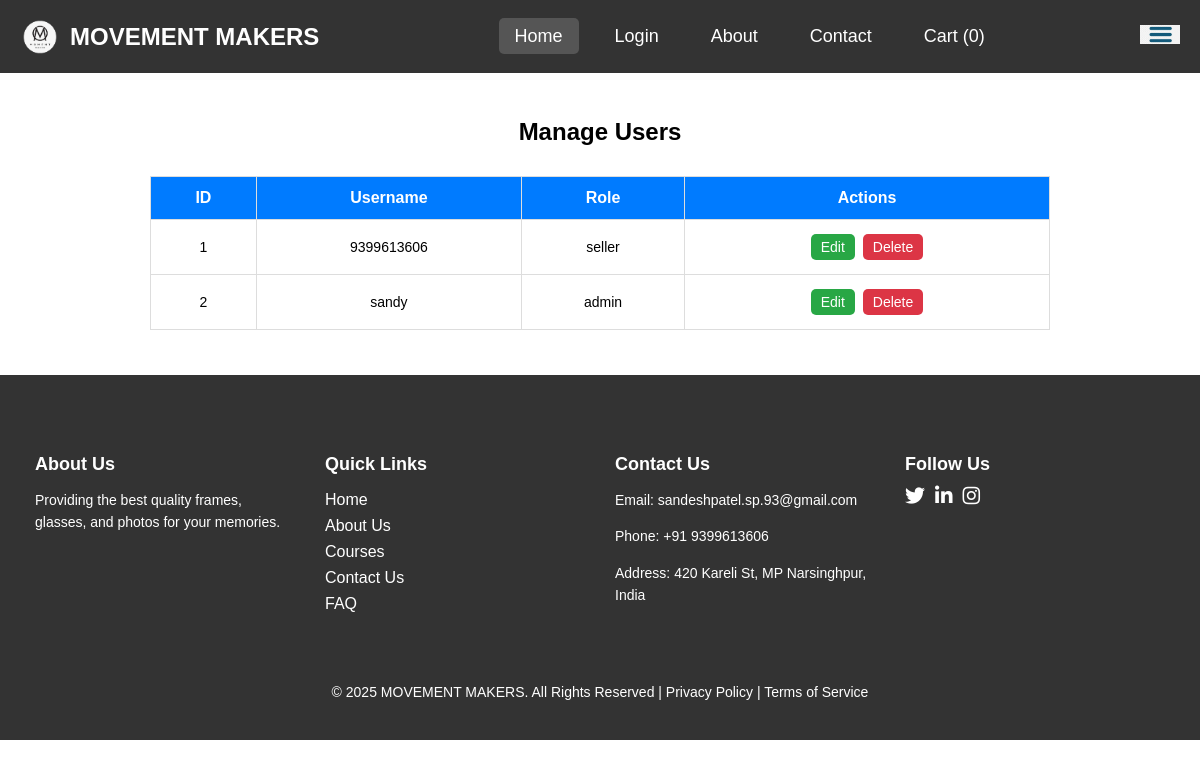
Before: /manage_users with the older database file.
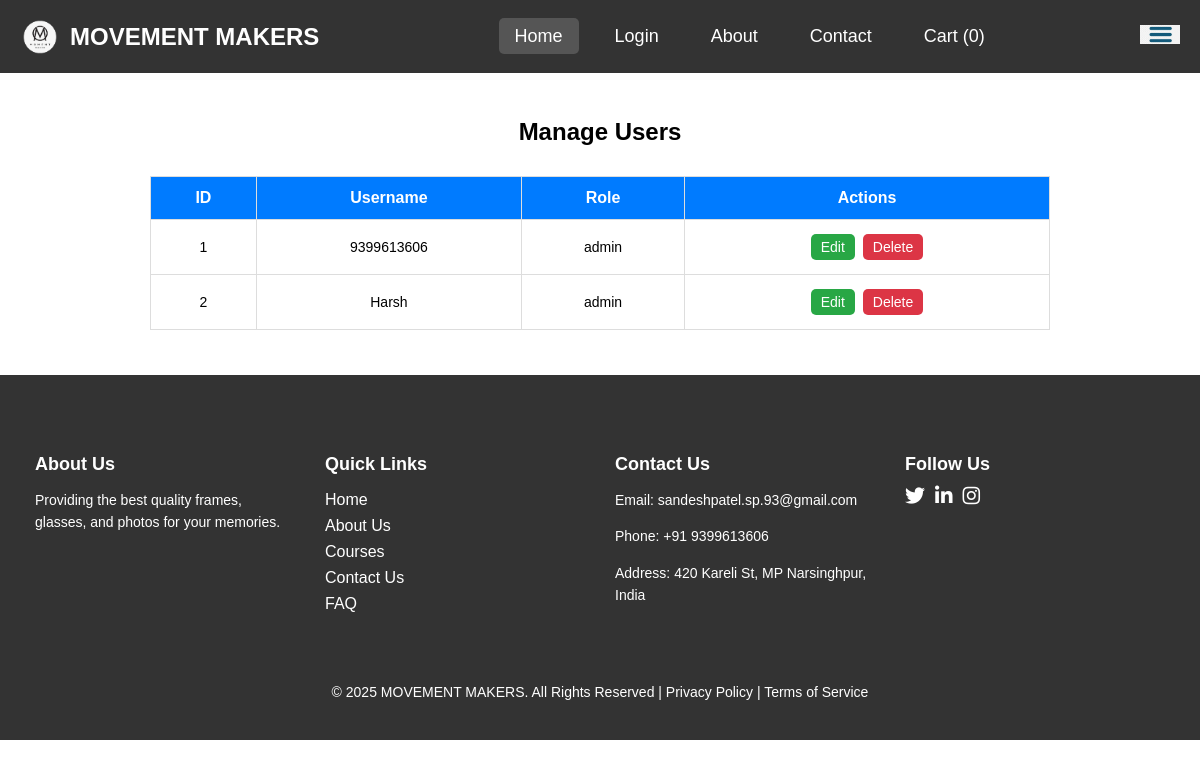
After: the same page with the newer database file.
### app.py (models this page shows)
class User(db.Model):
    id = db.Column(db.Integer, primary_key=True)
    username = db.Column(db.String(100), unique=True, nullable=False)
    password = db.Column(db.String(100), nullable=False)
    role = db.Column(db.String(20), nullable=False)  # 'admin', 'seller', 'buyer'

### app.py (the view)
@app.route('/manage_users')
def manage_users():
    users = User.query.all()  # Fetch all users
    return render_template('manage_users.html', users=users)

### templates/manage_users.html (shortened to what this page needs)
<!DOCTYPE html>
<html lang="en">
<head>
    {% include 'header.html' %}
</head>
<body>
    {% include 'navbar.html' %}
    <div class="container">
        <h2>Manage Users</h2>
        <table>
            <thead>
                <tr>
                    <th>ID</th>
                    <th>Username</th>
                    <th>Role</th>
                    <th>Actions</th>
                </tr>
            </thead>
            <tbody>
                {% for user in users %}
                <tr>
                    <td>{{ user.id }}</td>
                    <td>{{ user.username }}</td>
                    <td>{{ user.role }}</td>
                    <td>
                        <a href="{{ url_for('edit_user', user_id=user.id) }}" class="btn btn-edit">Edit</a>
                        <a href="{{ url_for('delete_user', user_id=user.id) }}" class="btn btn-delete" onclick="return confirm('Are you sure?')">Delete</a>
                    </td>
                </tr>
                {% endfor %}
            </tbody>
        </table>
    </div>
    {% include 'footer.html' %}
</body>
</html>

### templates/header.html (shortened to what this page needs)
<head>
    <link rel="stylesheet" href="https://cdnjs.cloudflare.com/ajax/libs/font-awesome/5.15.4/css/all.min.css" />
    <link rel="stylesheet" href="{{ url_for('static', filename='style.css') }}" />
</head>

### templates/navbar.html (shortened to what this page needs)
<nav class="navbar">
  <div class="navbar-container">
    <a class="navbar-brand" href="/">
      <img src="/static/uploads/newlogo.png" alt="Logo" class="navbar-logo" />
      <b>MOVEMENT MAKERS</b>
    </a>
    <ul class="navbar-links" id="nav-links">
      <li><a href="/" class="active">Home</a></li>
      <li><a href="/login">Login</a></li>
      <li><a href="#about">About</a></li>
      <li><a href="#contact">Contact</a></li>
      <li>
        <a href="/cart">
          Cart <span id="cart-count">(0)</span>
        </a>
      </li>
    </ul>
    <div class="hamburger" onclick="toggleMenu()">
      <img
        style="max-width: 40px; max-height: 20px"
        src="/static/OIP.png"
        alt="click me"
        srcset=""
      />
    </div>
  </div>
</nav>

### templates/footer.html (shortened to what this page needs)
<footer class="footer">
  <div class="footer-container">
    <div class="footer-column">
      <h4>About Us</h4>
      <p>
        Providing the best quality frames, glasses, and photos for your
        memories.
      </p>
    </div>
    <div class="footer-column">
      <h4>Quick Links</h4>
      <ul>
        <li><a href="/">Home</a></li>
        <li><a href="#about">About Us</a></li>
        <li><a href="/courses">Courses</a></li>
        <li><a href="https://wa.me/9399613606">Contact Us</a></li>
        <li><a href="#">FAQ</a></li>
      </ul>
    </div>
    <div class="footer-column">
      <h4>Contact Us</h4>
      <p>
        Email:
        <a href="mailto:sandeshpatel.sp.93@gmail.com"
          >sandeshpatel.sp.93@gmail.com</a
        >
      </p>
      <p>Phone: <a href="tel:+919399613606">+91 9399613606</a></p>
      <p>Address: 420 Kareli St, MP Narsinghpur, India</p>
    </div>
    <div class="footer-column">
      <h4>Follow Us</h4>
      <div class="social-icons">
        <a
          href="https://x.com/SandeshPat007?t=teYEP7w9aNZYSYKc0sF7dQ&s=09"
          aria-label="Follow us on Twitter"
        >
          <i class="fab fa-twitter"></i>
        </a>
        <a
          href="https://www.linkedin.com/in/sandesh-patel07"
          aria-label="Follow us on LinkedIn"
        >
          <i class="fab fa-linkedin-in"></i>
        </a>
        <a
          href="https://www.instagram.com/sandesh_patel007"
          aria-label="Follow us on Instagram"
        >
          <i class="fab fa-instagram"></i>
        </a>
      </div>
    </div>
  </div>
  <div class="footer-bottom">
    <p>
      &copy; 2025 MOVEMENT MAKERS. All Rights Reserved |
      <a href="#">Privacy Policy</a> |
      <a href="#">Terms of Service</a>
    </p>
  </div>
</footer>

### static/style.css (style rules this page uses)
body { padding: 0; margin: 0; }
.navbar { background-color: #333; padding: 10px 20px; display: flex; justify-content: space-between; align-items: center; position: relative; }
.navbar-container { display: flex; justify-content: space-between; width: 100%; align-items: center; }
.navbar-logo { height: 40px; width: auto; margin-right: 10px; }
.navbar-brand { display: flex; align-items: center; color: white; text-decoration: none; font-size: 24px; font-weight: bold; }
.navbar-links { list-style-type: none; display: flex; gap: 20px; }
.navbar-links li { margin: 0; }
.navbar-links a { color: white; text-decoration: none; padding: 8px 16px; font-size: 18px; border-radius: 5px; transition: background-color 0.3s ease; }
.navbar-links a:hover, .navbar-links a.active { background-color: #555; }
body { font-family: Arial, sans-serif; }
.container { width: auto; margin: 0 auto; padding: 20px; border: 5px solid white; }
.btn { display: inline-block; margin-top: 10px; padding: 12px 25px; text-align: center; font-size: 14px; background-color: #6c757d; color: white; text-decoration: none; border-radius: 4px; transition: background-color 0.3s; }
.container h2 { text-align: center; margin-bottom: 30px; font-size: 24px; font-weight: bold; }
table { width: 100%; border-collapse: collapse; margin-bottom: 20px; }
table th, table td { text-align: center; padding: 12px; border: 1px solid #ddd; }
table th { background-color: #007bff; color: white; font-size: 16px; }
table td { font-size: 14px; }
.footer { background-color: #333; color: #fff; padding: 40px 20px; }
.footer-container { display: flex; flex-wrap: wrap; justify-content: space-between; }
.footer-column { flex: 1; min-width: 220px; margin: 15px; }
.footer-column h4 { font-size: 18px; font-weight: bold; margin-bottom: 10px; }
.footer-column p { font-size: 14px; line-height: 1.6; }
.footer-column a { color: #fff; text-decoration: none; }
.footer-column ul { list-style-type: none; padding: 0; }
.footer-column ul li { margin-bottom: 8px; }
.footer-column .social-icons { display: flex; gap: 10px; }
.footer-column .social-icons a { font-size: 20px; color: #fff; transition: color 0.3s ease; }
.footer-bottom { text-align: center; margin-top: 40px; font-size: 14px; }
.footer-bottom p { margin: 0; }
.footer-bottom a { color: #fff; text-decoration: none; }

### templates/manage_users.html (style rules this page uses)
.container { max-width: 900px; margin: auto; padding: 20px; }
table { width: 100%; border-collapse: collapse; }
th, td { border: 1px solid #ddd; padding: 8px; text-align: center; }
th { background-color: #f4f4f4; }
.btn { padding: 5px 10px; text-decoration: none; color: white; border-radius: 5px; margin: 2px; }
.btn-edit { background-color: #28a745; }
.btn-delete { background-color: #dc3545; }

Changed rows visible on the page:
changed User id 1: role "seller" → "admin"
changed User id 2: username "sandy" → "Harsh"
